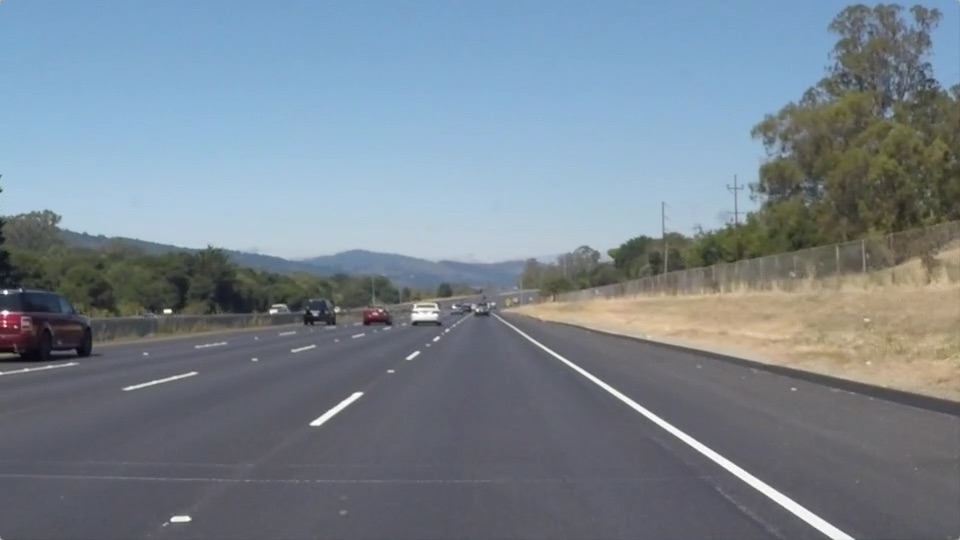
#> input picture Finding Lane Lines/test_images/solidWhiteRight.jpg, 960 x 540 px, found by its file name
$ jupyter execute --allow-errors P1.ipynb   (shell and % lines are left out)
#> lines starting #> are read from the running program, lines starting #| are printed output that depends on the picture; after the words box and inside, x2 and y2 are one past the last pixel; in counts of white or black regions, pixels touching at a corner belong together
# Self-Driving Car Engineer Nanodegree

## Project: **Finding Lane Lines on the Road**
***
In this project, you will use the tools you learned about in the lesson to identify lane lines on the road.  You can develop your pipeline on a series of individual images, and later apply the result to a video stream (really just a series of images). Check out the video clip "raw-lines-example.mp4" (also contained in this repository) to see what the output should look like after using the helper functions below.

Once you have a result that looks roughly like "raw-lines-example.mp4", you'll need to get creative and try to average and/or extrapolate the line segments you've detected to map out the full extent of the lane lines.  You can see an example of the result you're going for in the video "P1_example.mp4".  Ultimately, you would like to draw just one line for the left side of the lane, and one for the right.

In addition to implementing code, there is a brief writeup to complete. The writeup should be completed in a separate file, which can be either a markdown file or a pdf document. There is a [write up template](https://github.com/udacity/CarND-LaneLines-P1/blob/master/writeup_template.md) that can be used to guide the writing process. Completing both the code in the Ipython notebook and the writeup template will cover all of the [rubric points](https://review.udacity.com/#!/rubrics/322/view) for this project.

---
Let's have a look at our first image called 'test_images/solidWhiteRight.jpg'.  Run the 2 cells below (hit Shift-Enter or the "play" button above) to display the image.

**Note: If, at any point, you encounter frozen display windows or other confounding issues, you can always start again with a clean slate by going to the "Kernel" menu above and selecting "Restart & Clear Output".**

---

**The tools you have are color selection, region of interest selection, grayscaling, Gaussian smoothing, Canny Edge Detection and Hough Tranform line detection.  You  are also free to explore and try other techniques that were not presented in the lesson.  Your goal is piece together a pipeline to detect the line segments in the image, then average/extrapolate them and draw them onto the image for display (as below).  Once you have a working pipeline, try it out on the video stream below.**

---

<figure>

 <figcaption>
 <p></p>
 <p style="text-align: center;"> Your output should look something like this (above) after detecting line segments using the helper functions below </p>
 </figcaption>
</figure>
 <p></p>
<figure>

 <figcaption>
 <p></p>
 <p style="text-align: center;"> Your goal is to connect/average/extrapolate line segments to get output like this</p>
 </figcaption>
</figure>

**Run the cell below to import some packages.  If you get an `import error` for a package you've already installed, try changing your kernel (select the Kernel menu above --> Change Kernel).  Still have problems?  Try relaunching Jupyter Notebook from the terminal prompt.  Also, consult the forums for more troubleshooting tips.**

## Import Packages

[cell 1]
#importing some useful packages
import matplotlib.pyplot as plt
import matplotlib.image as mpimg
import numpy as np
import cv2

## Read in an Image

[cell 2]
#reading in an image
image = mpimg.imread('test_images/solidWhiteRight.jpg')
#> image is the input picture: shape (540, 960, 3); mean R, G, B 120.3, 132.6, 143.7

#printing out some stats and plotting
print('This image is:', type(image), 'with dimensions:', image.shape)
#| This image is: <class 'numpy.ndarray'> with dimensions: (540, 960, 3)
plt.imshow(image)  # if you wanted to show a single color channel image called 'gray', for example, call as plt.imshow(gray, cmap='gray')

## Ideas for Lane Detection Pipeline

**Some OpenCV functions (beyond those introduced in the lesson) that might be useful for this project are:**

`cv2.inRange()` for color selection
`cv2.fillPoly()` for regions selection
`cv2.line()` to draw lines on an image given endpoints
`cv2.addWeighted()` to coadd / overlay two images
`cv2.cvtColor()` to grayscale or change color
`cv2.imwrite()` to output images to file
`cv2.bitwise_and()` to apply a mask to an image

**Check out the OpenCV documentation to learn about these and discover even more awesome functionality!**

## Helper Functions

Below are some helper functions to help get you started. They should look familiar from the lesson!

[cell 3]
import math

# [7 lines left out: function grayscale, not called in this run]
    # Or use BGR2GRAY if you read an image with cv2.imread()
    # return cv2.cvtColor(img, cv2.COLOR_BGR2GRAY)

def canny(img, low_threshold, high_threshold):
    """Applies the Canny transform"""
    return cv2.Canny(img, low_threshold, high_threshold)

def gaussian_blur(img, kernel_size):
    """Applies a Gaussian Noise kernel"""
    return cv2.GaussianBlur(img, (kernel_size, kernel_size), 0)

# [73 lines left out: functions region_of_interest, draw_lines, hough_lines, weighted_img, not called in this run]

## Test Images

Build your pipeline to work on the images in the directory "test_images"
**You should make sure your pipeline works well on these images before you try the videos.**

[cell 4]
import os
os.listdir("test_images/")

## Build a Lane Finding Pipeline

Build the pipeline and run your solution on all test_images. Make copies into the `test_images_output` directory, and you can use the images in your writeup report.

Try tuning the various parameters, especially the low and high Canny thresholds as well as the Hough lines parameters.

[cell 5]
import matplotlib.pyplot as plt
import matplotlib.image as mpimg
import numpy as np
import cv2


# Read in and grayscale the image
image = mpimg.imread('test_images/solidWhiteCurve.jpg')
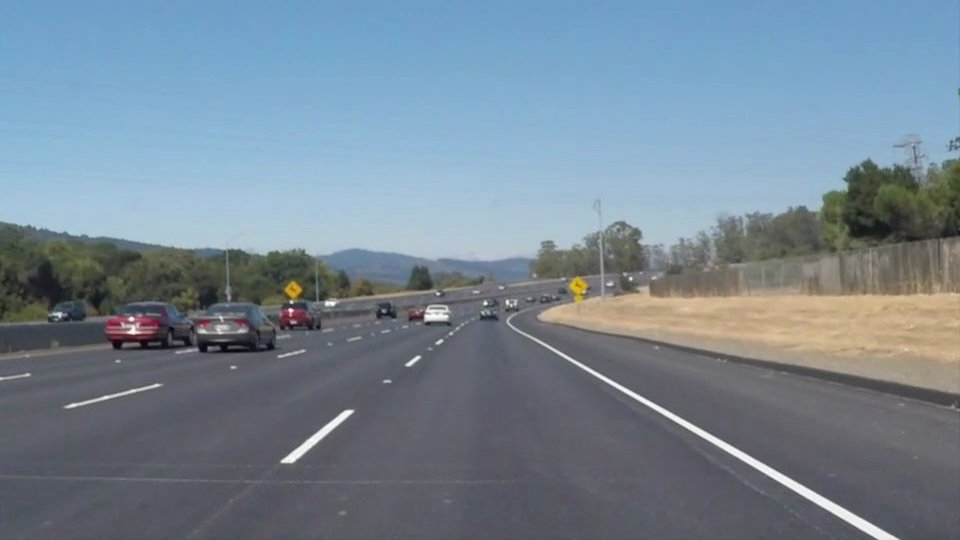
#> input picture Finding Lane Lines/test_images/solidWhiteCurve.jpg, 960 x 540 px, found by its file name
#> image is the input picture: shape (540, 960, 3); mean R, G, B 118.5, 134.5, 148.1
gray = cv2.cvtColor(image,cv2.COLOR_RGB2GRAY)
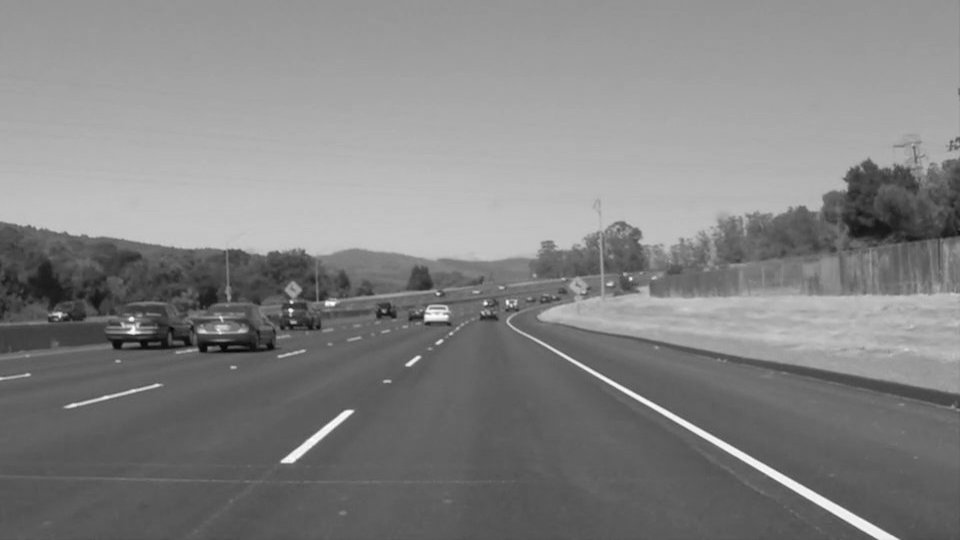
#> gray: shape (540, 960); min 5, max 255, mean 131.2
plt.imshow(gray)
plt.show()

[cell 6]
# TODO: Build your pipeline that will draw lane lines on the test_images
# then save them to the test_images_output directory.


import matplotlib.pyplot as plt
import matplotlib.image as mpimg
import numpy as np
import cv2


# Read in and grayscale the image
image = mpimg.imread('test_images/solidWhiteCurve.jpg')
gray = cv2.cvtColor(image,cv2.COLOR_RGB2GRAY)
plt.imshow(gray)
# Define a kernel size and apply Gaussian smoothing
kernel_size = 5
blur_gray = cv2.GaussianBlur(gray,(kernel_size, kernel_size),0)

# Define our parameters for Canny and apply
low_threshold = 0
high_threshold = 100
edges = cv2.Canny(blur_gray, low_threshold, high_threshold)
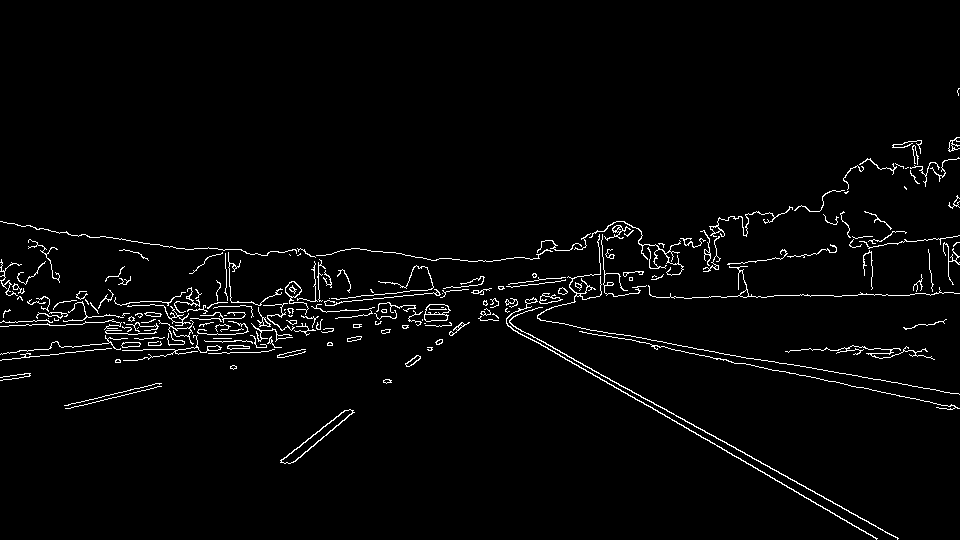
#> edges: shape (540, 960); 2.5% white in thin lines or dots, all inside (x1, y1, x2, y2) = (0, 88, 960, 540)

# Next we'll create a masked edges image using cv2.fillPoly()
mask = np.zeros_like(edges)
ignore_mask_color = 255

# This time we are defining a four sided polygon to mask
imshape = image.shape
#> imshape = (540, 960, 3)
vertices = np.array([[(0,imshape[0]),(0, 0), (imshape[1], 0), (imshape[1],imshape[0])]], dtype=np.int32)
#> vertices = [[0, 540], [0, 0], [960, 0], [960, 540]]
cv2.fillPoly(mask, vertices, ignore_mask_color)
#> mask: shape (540, 960); every value is 255
masked_edges = cv2.bitwise_and(edges, mask)

# Define the Hough transform parameters
# Make a blank the same size as our image to draw on
rho = 1 # distance resolution in pixels of the Hough grid
theta = np.pi/180 # angular resolution in radians of the Hough grid
threshold = 15     # minimum number of votes (intersections in Hough grid cell)
min_line_length = 155 #minimum number of pixels making up a line
max_line_gap = 15    # maximum gap in pixels between connectable line segments
line_image = np.copy(image)*0 # creating a blank to draw lines on
#> line_image: shape (540, 960, 3); every value is 0

# Run Hough on edge detected image
# Output "lines" is an array containing endpoints of detected line segments
lines = cv2.HoughLinesP(masked_edges, rho, theta, threshold, np.array([]),
                            min_line_length, max_line_gap)
#> lines = [[528, 337, 877, 538], [484, 309, 897, 538], [139, 339, 296, 323], [611, 336, 789, 373], [745, 363, 959, 408], [766, 360, 959, 394], [127, 331, 295, 320], [631, 390, 898, 538]]

# Iterate over the output "lines" and draw lines on a blank image
for line in lines:
    for x1,y1,x2,y2 in line:
        cv2.line(line_image,(x1,y1),(x2,y2),(255,0,0),10)
#> this loop made 8 passes
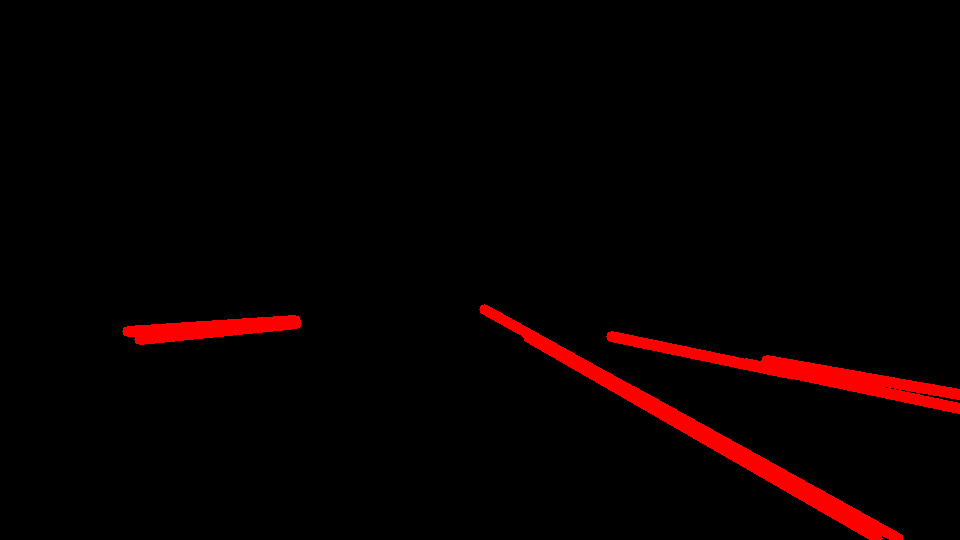
#> line_image: shape (540, 960, 3); mean R, G, B 8.2, 0, 0

# Create a "color" binary image to combine with line image
color_edges = np.dstack((edges, edges, edges))

# Draw the lines on the edge image
lines_edges = cv2.addWeighted(color_edges, 0.8, line_image, 1, 0)
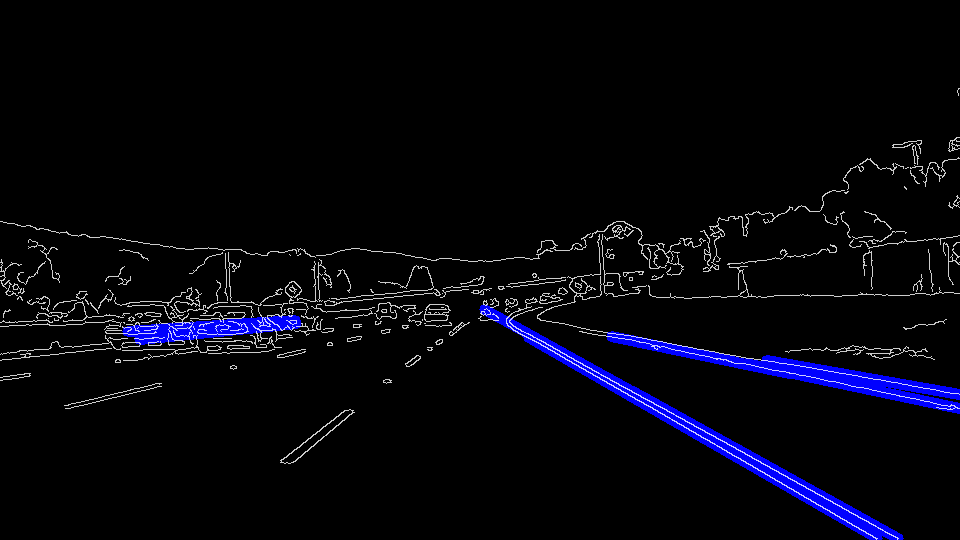
#> lines_edges: shape (540, 960, 3); mean of channels 0, 1, 2 12.3, 5.2, 5.2; drawn as B, G, R
plt.imshow(lines_edges)
